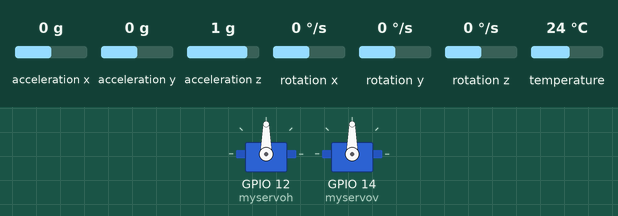
This sketch was run on a simulated ESP32. On the bench: 2 × servo. Inputs (shaded band) come from the test bench; at power-on: acceleration x 0 g, acceleration y 0 g, acceleration z 1 g, rotation x 0 °/s, rotation y 0 °/s, rotation z 0 °/s, temperature 24 °C. Nothing arrives over Bluetooth unless stated; what the sketch prints to the serial monitor is not drawn.

Above: at 1.2 s.
1.3 s: acceleration x set to -1.4 g
At 1.9 s:
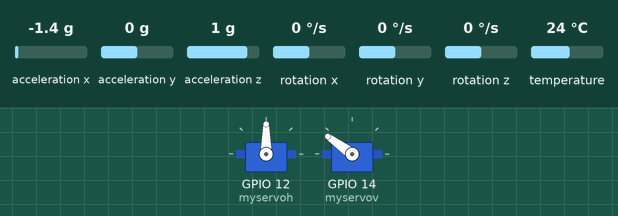
2.8 s: acceleration y set to -1.4 g
At 3.3 s:
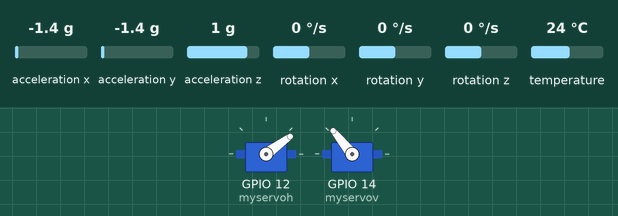
4.3 s: acceleration z set to -1.4 g
At 5.2 s:
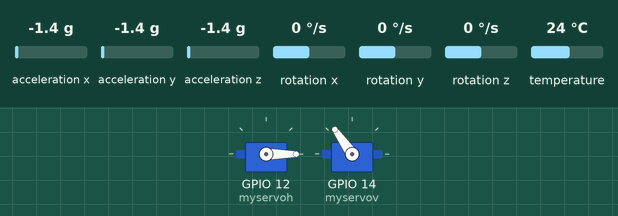
5.8 s: acceleration x set to -0.8 g
At 6.6 s:
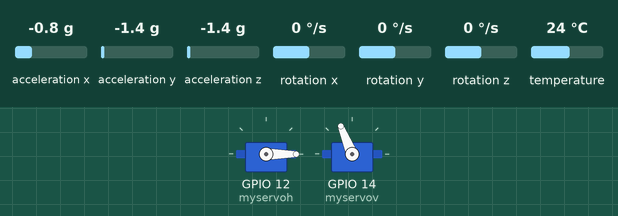
7.3 s: acceleration y set to -0.2 g
At 8.1 s:
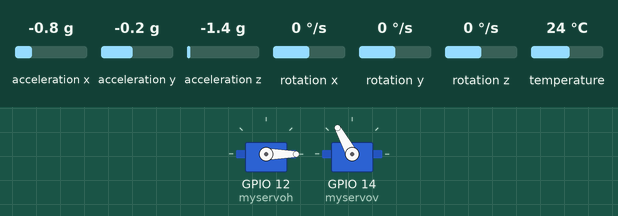
8.8 s: acceleration y set to 0.1 g
At 10.0 s:
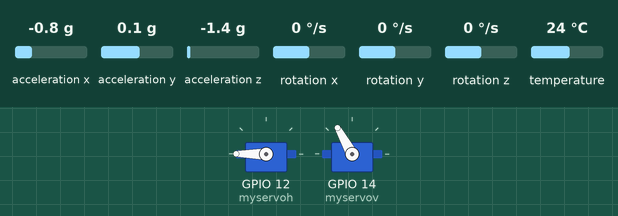
Timing chart, 0 to 11.3 s (numbered marks = the images above; inputs shaded):
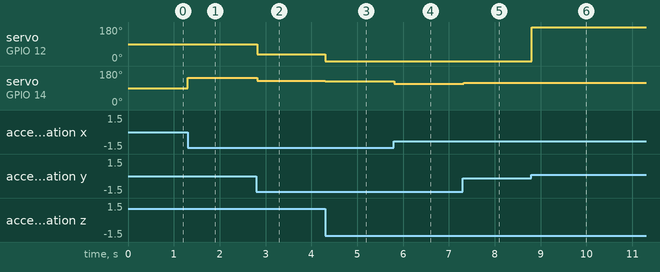

The sketch:

PruebaMPU.BT.Servo.ino
```cpp
#include <Wire.h>
#include <Adafruit_MPU6050.h>
#include <Adafruit_Sensor.h>
#include "BluetoothSerial.h"
#include <ESP32Servo.h>            ////////


BluetoothSerial SerialBT;
Adafruit_MPU6050 mpu;
Servo myservoh;                    /////////
Servo myservov;                   /////////////////////////////

void setup() {
  Serial.begin(115200);
  myservoh.attach(12);              ///////////
  myservov.attach(14);               ///////////////////////////////

  SerialBT.begin("Placuli");

  while (!Serial)
    delay(10);

  if (!mpu.begin()) {
    Serial.println("No se encontró el MPU6050, revisa el cableado!");
    while (1) delay(10);
  }

  mpu.setAccelerometerRange(MPU6050_RANGE_8_G);
  mpu.setGyroRange(MPU6050_RANGE_500_DEG);
  mpu.setFilterBandwidth(MPU6050_BAND_21_HZ);

  Serial.println("MPU6050 listo!");
}


void loop() {

  if(SerialBT.available())
  {
    char c=SerialBT.read();
  }

  sensors_event_t a, g, temp;
  mpu.getEvent(&a, &g, &temp);

  float roll  = atan2(a.acceleration.y, a.acceleration.z) * 180 / PI;
  float pitch = atan(-a.acceleration.x /
              sqrt(a.acceleration.y * a.acceleration.y + a.acceleration.z * a.acceleration.z)) * 180 / PI;


  SerialBT.print("Pitch: ");
  SerialBT.print(pitch);
  SerialBT.print("°   Roll: ");
  SerialBT.print(roll);
  SerialBT.println("°");

  float rollMap = constrain(map(roll,-90,90,0,180),0,180);
  myservoh.write(rollMap);
  float pitchMap=constrain(map(pitch,-90,90,0,180),0,180);
  myservov.write(pitchMap);

  delay(20);                    //
}
```

Measured:
- the behaviour switches between -0.1 and 0 g on acceleration y (found by bisection; images 5 and 6)
- after the input at 1.3 s, servo on GPIO 14 (myservov): 90° → 144° at once
- after the input at 2.8 s, servo on GPIO 12 (myservoh): 90° → 36° at once; servo on GPIO 14 (myservov): 144° → 129° at once
- after the input at 4.3 s, servo on GPIO 12 (myservoh): 36° → 0° at once; servo on GPIO 14 (myservov): 129° → 125° at once
- after the input at 5.8 s, servo on GPIO 14 (myservov): 125° → 112° at once
- after the input at 7.3 s, servo on GPIO 14 (myservov): 112° → 119° at once
- after the input at 8.8 s, servo on GPIO 12 (myservoh): 0° → 180° at once
